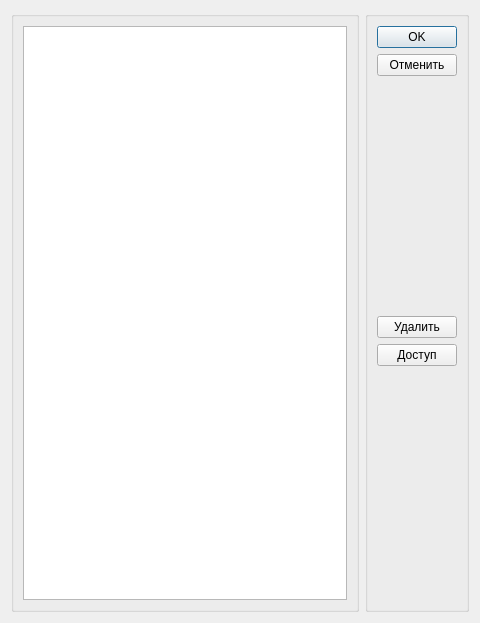
<?xml version="1.0" encoding="UTF-8"?>
<ui version="4.0">
 <class>Password3</class>
 <widget class="QDialog" name="Dialog">
  <property name="geometry">
   <rect>
    <x>0</x>
    <y>0</y>
    <width>480</width>
    <height>623</height>
   </rect>
  </property>
  <property name="windowTitle">
   <string>Выберите пользователя системы</string>
  </property>
  <layout class="QHBoxLayout" name="horizontalLayout">
   <item>
    <widget class="QGroupBox" name="groupBox1">
     <layout class="QVBoxLayout">
      <item>
       <widget class="QListWidget" name="listWidget"/>
      </item>
     </layout>
    </widget>
   </item>
   <item>
    <widget class="QGroupBox" name="groupBox2">
     <layout class="QVBoxLayout">
      <item>
       <widget class="QPushButton" name="push_Ok">
        <property name="text">
         <string>OK</string>
        </property>
       </widget>
      </item>
      <item>
       <widget class="QPushButton" name="push_Cancel">
        <property name="text">
         <string>Отменить</string>
        </property>
       </widget>
      </item>
      <item>
       <spacer name="verticalSpacer">
        <property name="orientation">
         <enum>Qt::Vertical</enum>
        </property>
        <property name="sizeHint" stdset="0">
         <size>
          <width>20</width>
          <height>40</height>
         </size>
        </property>
       </spacer>
      </item>
      <item>
       <widget class="QPushButton" name="pushButton_Delete">
        <property name="text">
         <string>Удалить</string>
        </property>
       </widget>
      </item>
      <item>
       <widget class="QPushButton" name="pushButton_Edit">
        <property name="text">
         <string>Доступ</string>
        </property>
       </widget>
      </item>
      <item>
       <spacer name="verticalSpacer_2">
        <property name="orientation">
         <enum>Qt::Vertical</enum>
        </property>
        <property name="sizeHint" stdset="0">
         <size>
          <width>20</width>
          <height>40</height>
         </size>
        </property>
       </spacer>
      </item>
     </layout>
    </widget>
   </item>
  </layout>
 </widget>
 <resources/>
 <connections/>
</ui>
